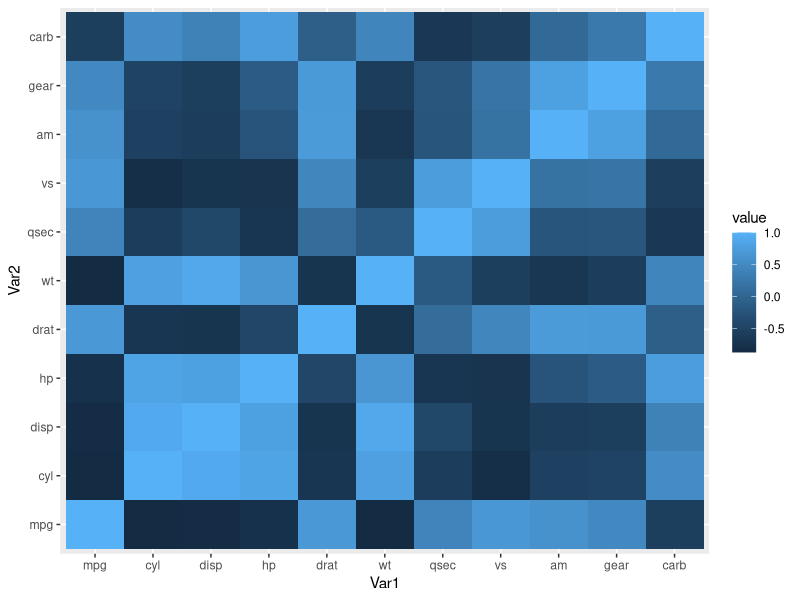

Here is the R script that generated this plot:
# SETUP: library(ggplot2); library(dplyr)
# NL: create a correlation matrix from mtcars using cor(), reshape it into a long format, then plot it as a heatmap tile chart
library(ggplot2)
library(reshape2)
cor_mat <- cor(mtcars)
cor_long <- melt(cor_mat)
ggplot(cor_long, aes(x = Var1, y = Var2, fill = value)) + geom_tile()
